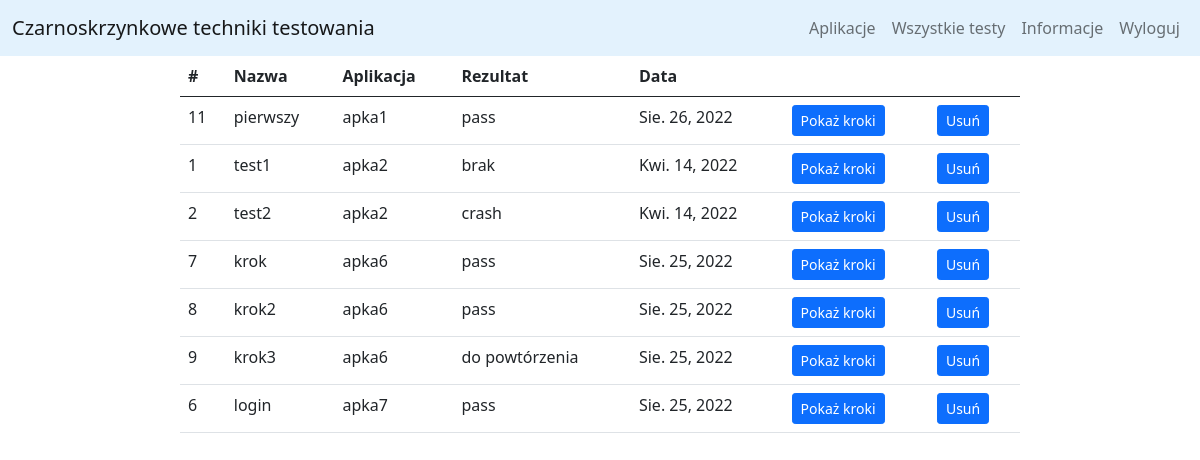
Page /apptesting/show_all_tests/ (signed in) on the committed database.
### mysite/models.py (models this page shows)
class Application(models.Model):
    owner = models.ForeignKey(User, on_delete=models.CASCADE)
    name = models.CharField(max_length=200)

class Test(models.Model):
    app = models.ForeignKey(Application, on_delete=models.CASCADE)
    name = models.CharField(max_length=200)
    result = models.CharField(max_length=500)
    date = models.DateField(auto_now_add=True)

### mysite/views.py (the view)
# urls.py: path("show_all_tests/", views.show_all_tests, name="show_all_tests"),
def show_all_tests(request):
    if request.user.is_authenticated:
        apps = Application.objects.filter(owner=request.user)
        tests = []
        for app_ in apps:
            tests += [[app_, x] for x in Test.objects.filter(app=app_.id)]
        return render(request, template_name='mysite/all_tests.html', context={'tests': tests})
    return HttpResponseForbidden()

### mysite/templates/mysite/all_tests.html
{% extends "mysite/navbar.html" %}
{% block content %}
<div class="d-flex justify-content-center">
<table class="table table-hover" style="width: 70%;">
    <thead>
      <tr>
        <th scope="col">#</th>
        <th scope="col">Nazwa</th>
        <th scope="col">Aplikacja</th>
        <th scope="col">Rezultat</th>
        <th scope="col">Data</th>
        <th scope="col"></th>
        <th scope="col"></th>
      </tr>
    </thead>
    <tbody>
        {% for test in tests %}
         <tr>
            <td>{{test.1.id}}</td>
            <td>{{test.1.name}}</td>
            <td>{{test.0.name}}</td>
            <td>{{test.1.result}}</td>
            <td>{{test.1.date}}</td>
            <td>
              <a href="/19_lada/apptesting/apptesting/show_steps/{{test.1.id}}"><button type="button" class="btn btn-primary btn-sm">Pokaż kroki</button></a>
            </td>
            <td>
              <a href="/19_lada/apptesting/apptesting/delete_test/{{test.0.id}}/{{test.1.id}}"><button type="button" class="btn btn-primary btn-sm">Usuń</button></a>
            </td>
         </tr>
        {% endfor %}
    </tbody>
</table>
</div>
{% endblock %}

### rows in the picture
Application: test "11", name "pierwszy", name "apka1", result "pass", date "Sie. 26, 2022"
Application: test "1", name "test1", name "apka2", result "brak", date "Kwi. 14, 2022", test "2", name "test2", result "crash"
Application: test "7", name "krok", name "apka6", result "pass", date "Sie. 25, 2022", test "8", name "krok2", test "9", name "krok3", result "do powtórzenia"
Application: test "6", name "login", name "apka7", result "pass", date "Sie. 25, 2022"
